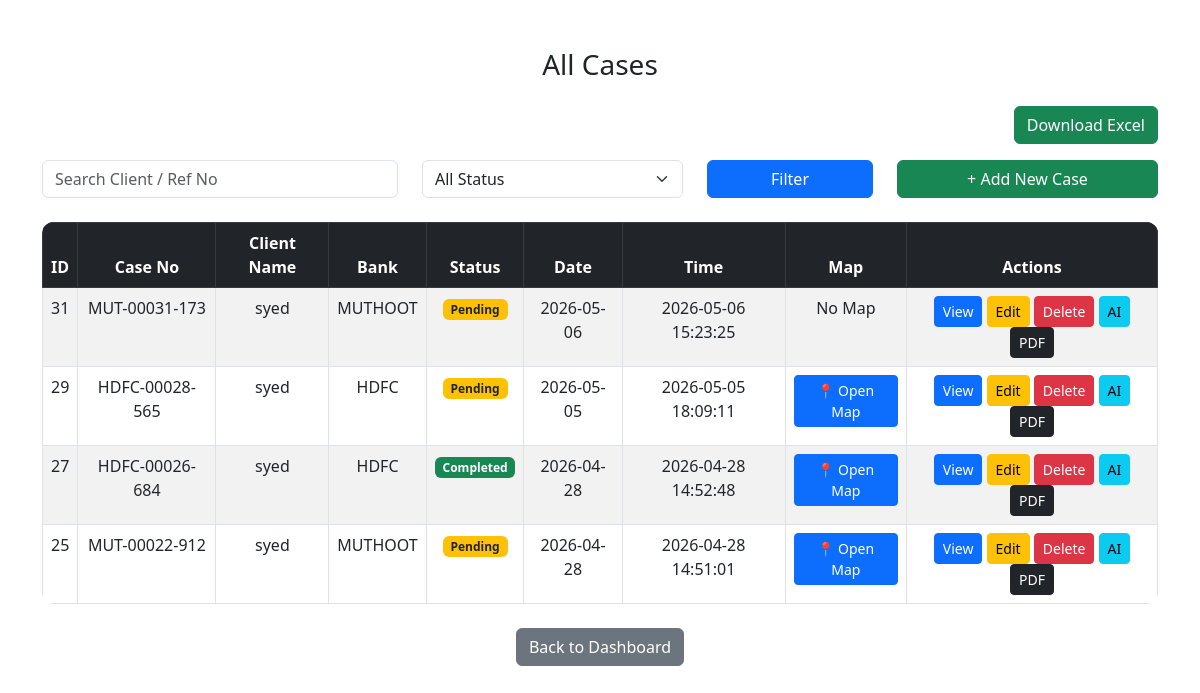
Page /view_case (signed in) on the committed database.
### tables this page shows
CREATE TABLE cases (
        id INTEGER PRIMARY KEY AUTOINCREMENT,
        case_number TEXT,
        ref_no TEXT,
        application_no TEXT,
        client_name TEXT,
        cpv_type TEXT,
        bank_name TEXT,
        portal_type TEXT,

        address TEXT,
        landmark TEXT,
        city TEXT,
        state TEXT,
        pincode TEXT,

        residence_type TEXT,
        family_status TEXT,
        verification_status TEXT,
        final_status TEXT,

        assigned_agent TEXT,
        status TEXT,
        priority TEXT,

        initiation_date TEXT,
        created_time TEXT,
        assigned_time TEXT,

        feedback TEXT,
        photo_path TEXT,

        latitude TEXT,
        longitude TEXT
    , agency TEXT, map_link TEXT, photo1 TEXT, photo2 TEXT, photo3 TEXT, photo4 TEXT, photo5 TEXT, locality TEXT, accessibility TEXT, person_met TEXT, years_at_residence TEXT, ownership TEXT, vehicle TEXT, living_standard TEXT, visit_date TEXT, document_photo TEXT);

### app.py (the view, shortened to what this page needs)
@app.route("/view_case")
def view_case():
    if "user" not in session:
        return redirect(url_for("login"))
    conn = sqlite3.connect(db_path)
    conn.row_factory = sqlite3.Row
    cursor = conn.cursor()
    role = session.get("role")
    username = session.get("user")
    search = request.args.get("search")
    status_filter = request.args.get("status")
    if role == "agent":
        base_query = "SELECT * FROM cases WHERE assigned_agent=?"
        params = [username]
    else:
        base_query = "SELECT * FROM cases WHERE 1=1"
        params = []
    if status_filter:
        base_query += " AND status=?"
        params.append(status_filter)
    base_query += " ORDER BY id DESC"
    cursor.execute(base_query, tuple(params))
    cases = cursor.fetchall()
    conn.close()
    return render_template(
        "view_case.html",
        cases=cases,
        search=search,
        status_filter=status_filter,
        role=role
    )

### templates/view_case.html (shortened to what this page needs)
<!DOCTYPE html>
<html>
<head>
<link href="https://cdn.jsdelivr.net/npm/bootstrap@5.3.0/dist/css/bootstrap.min.css" rel="stylesheet">
</head>
<body>
<div class="container mt-5">
<h3 class="text-center mb-4">All Cases</h3>
<div class="text-end mb-3">
    <a href="{{ url_for('export_excel') }}" class="btn btn-success">
        Download Excel
    </a>
</div>
<form method="GET" class="row mb-4">
<div class="col-md-4">
    <input type="text"
    name="search"
    value="{{ search or '' }}"
    class="form-control"
    placeholder="Search Client / Ref No">
</div>
<div class="col-md-3">
    <select name="status" class="form-select">
        <option value="">All Status</option>
    </select>
</div>
<div class="col-md-2">
    <button type="submit" class="btn btn-primary w-100">Filter</button>
</div>
<div class="col-md-3">
    <a href="{{ url_for('add_case') }}" class="btn btn-success w-100">
        + Add New Case
    </a>
</div>
</form>
<table class="table table-bordered table-striped text-center">
<thead class="table-dark">
<tr>
<th>ID</th>
<th>Case No</th>
<th>Client Name</th>
<th>Bank</th>
<th>Status</th>
<th>Date</th>
<th>Time</th>
<th>Map</th>
<th>Actions</th>
</tr>
</thead>
<tbody>
{% for case in cases %}
<tr>
<td>{{ case["id"] }}</td>
<td>{{ case["case_number"] }}</td>
<td>{{ case["client_name"] }}</td>
<td>{{ case["bank_name"] }}</td>
<td>
{% if case["status"] == "Completed" %}
    <span class="badge bg-success">Completed</span>
{% elif case["status"] == "Pending" %}
    <span class="badge bg-warning text-dark">Pending</span>
{% elif case["status"] == "In Progress" %}
    <span class="badge bg-primary">In Progress</span>
{% elif case["status"] == "Rejected" %}
    <span class="badge bg-danger">Rejected</span>
{% else %}
    <span class="badge bg-secondary">{{ case["status"] }}</span>
{% endif %}
</td>
<td>{{ case["initiation_date"] }}</td>
<td>{{ case["created_time"] }}</td>
<td>
{% if case["map_link"] %}
<a href="{{ case['map_link'] }}" target="_blank" class="btn btn-sm btn-primary">
📍 Open Map
</a>
{% else %}
No Map
{% endif %}
</td>
<td>
<a href="/case_details/{{ case['id'] }}" class="btn btn-sm btn-primary">View</a>
{% if role == "admin" %}
    {% if case["portal_type"] == "MUTHOOT" %}
        <a href="/edit_muthoot/{{ case['id'] }}" class="btn btn-sm btn-warning">Edit</a>
    {% else %}
        <a href="/edit_case/{{ case['id'] }}" class="btn btn-sm btn-warning">Edit</a>
    {% endif %}
    <a href="/delete_case/{{ case['id'] }}"
       class="btn btn-sm btn-danger"
       onclick="return confirm('Delete?')">
       Delete
    </a>
    <a href="{{ url_for('case_summary', id=case['id']) }}" class="btn btn-sm btn-info">
        AI
    </a>
    <a href="{{ url_for('download_pdf', id=case['id']) }}" class="btn btn-sm btn-dark">
        PDF
    </a>
{% else %}
    <span class="text-muted">No Access</span>
{% endif %}
</td>
</tr>
{% endfor %}
</tbody>
</table>
<div class="text-center mt-4">
<a href="{{ url_for('dashboard') }}" class="btn btn-secondary">
Back to Dashboard
</a>
</div>
</div>
</body>
</html>
</body>
</html>

### templates/view_case.html (style rules this page uses)
.table { border-radius: 12px; overflow: hidden; }
.table thead { background: #111; color: white; }

### rows in the picture
cases: id "31", case_number "MUT-00031-173", client_name "syed", bank_name "MUTHOOT", status "Pending", initiation_date "2026-05-06", created_time "2026-05-06 15:23:25", map_link "No Map"
cases: id "29", case_number "HDFC-00028-565", client_name "syed", bank_name "HDFC", status "Pending", initiation_date "2026-05-05", created_time "2026-05-05 18:09:11"
cases: id "27", case_number "HDFC-00026-684", client_name "syed", bank_name "HDFC", status "Completed", initiation_date "2026-04-28", created_time "2026-04-28 14:52:48"
cases: id "25", case_number "MUT-00022-912", client_name "syed", bank_name "MUTHOOT", status "Pending", initiation_date "2026-04-28", created_time "2026-04-28 14:51:01"
